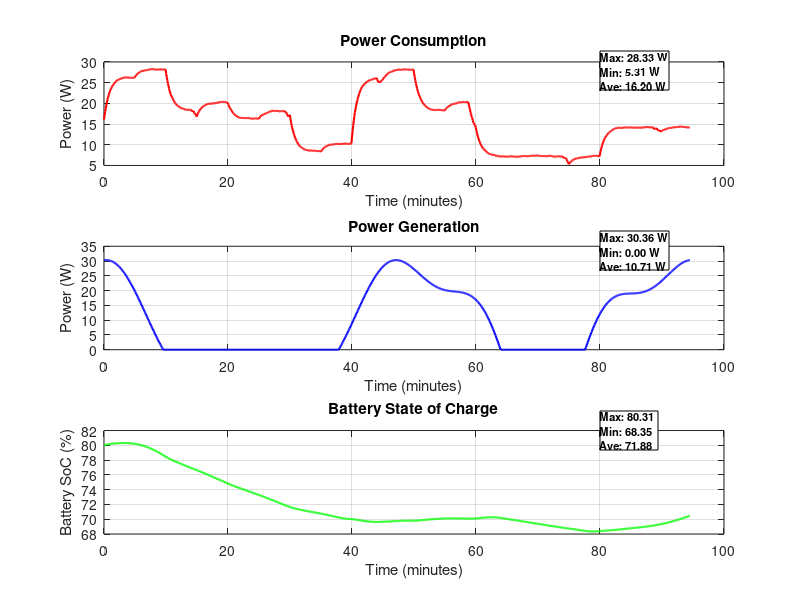

Recreate this plot in MATLAB. (Note: this script raises an error after producing the figure.)
clc;
clear;
close all;

% --- CubeSat Parameters ---
A_deploy_7 = 0.0182; % Area of deployable panel with 7 solar panels (m^2)
A_deploy_4 = 0.0104; % Area of deployable panel with 4 solar panels (m^2)
A_deploy_2 = 0.0052; % Area of deployable panel with 2 solar panels (m^2)
eta_7 = 0.307; % Efficiency of panels with 7 cells
eta_4 = 0.307; % Efficiency of panels with 4 cells
eta_2 = 0.307; % Efficiency of panels with 2 cells

G = 1380.69; % Solar irradiance in space (W/m^2)

% --- Orbital Parameters ---
altitude = 500e3; % Altitude of CubeSat (500 km)
Re = 6371e3; % Earth's radius (m)
T_orbit = 2*pi*sqrt((Re+altitude)^3/3.986e14); % Orbital period (s)
t = linspace(0, T_orbit, 1000); % Time vector
omega = 2*pi/T_orbit; % Orbital angular velocity (rad/s)

% Battery Parameters
battery_capacity = 100; % Battery capacity (Wh)
battery_level = battery_capacity * 0.8; % Start at 80%
charge_efficiency = 0.9; % Charging losses
discharge_efficiency = 1.1; % Discharge losses


% --- Sun Vector (Earth-Centered Inertial) ---
i = 98.6; % Inclination angle (sun-synchronous)
dec = 23.5; % Sun declination angle (Earth axial tilt)

% --- CubeSat Tilt Angles ---
tilt_x = 120;   % X-axis tilt angle in degrees
tilt_z = 1;   % Z-axis tilt angle in degrees
tilt_y = 0; % Y-axis tilt angle (original)

% Rotation matrices for tilts along X, Y, and Z
R_x = [1 0 0; 0 cosd(tilt_x) -sind(tilt_x); 0 sind(tilt_x) cosd(tilt_x)];
R_y = [cosd(tilt_y) 0 sind(tilt_y); 0 1 0; -sind(tilt_y) 0 cosd(tilt_y)];
R_z = [cosd(tilt_z) -sind(tilt_z) 0; sind(tilt_z) cosd(tilt_z) 0; 0 0 1];

% Combined tilt matrix
R_tilt = R_x * R_y * R_z;

% --- Initialize Power Generation Arrays ---
P_gen_deploy_7 = zeros(size(t));
P_gen_deploy_4 = zeros(size(t));
P_gen_deploy_2 = zeros(size(t));
P_total = zeros(size(t));

% --- Simulate CubeSat Attitude Dynamics ---
omega_roll = 2*pi/(T_orbit/4);
omega_pitch = 2*pi/(T_orbit/3);
omega_yaw = 2*pi/(T_orbit/2);

for k = 1:length(t)
    theta = omega * t(k);
    
    % Sun position in ECI
    Sun_ECI = [cos(0) * cosd(dec); sind(0) * cosd(dec); sind(dec)];
    Sun_ECI = Sun_ECI / norm(Sun_ECI);

    % Rotations around the CubeSat axes
    R_roll = [1 0 0; 0 cos(omega_roll*t(k)) -sin(omega_roll*t(k)); 0 sin(omega_roll*t(k)) cos(omega_roll*t(k))];
    R_pitch = [cos(omega_pitch*t(k)) 0 sin(omega_pitch*t(k)); 0 1 0; -sin(omega_pitch*t(k)) 0 cos(omega_pitch*t(k))];
    R_yaw = [cos(omega_yaw*t(k)) -sin(omega_yaw*t(k)) 0; sin(omega_yaw*t(k)) cos(omega_yaw*t(k)) 0; 0 0 1];

    % Combine attitude and tilts
    R_attitude = R_roll * R_pitch * R_yaw * R_tilt;

    % Rotation around the orbital plane
    Rz = [cos(theta) -sin(theta) 0; sin(theta) cos(theta) 0; 0 0 1];
    Sun_body = R_attitude * (Rz * Sun_ECI);

    % Power Generation
    P_gen_deploy_7(k) = 2 * A_deploy_7 * G * eta_7 * max(0, Sun_body(1));
    P_gen_deploy_4(k) = 2 * A_deploy_4 * G * eta_4 * max(0, Sun_body(1));
    P_gen_deploy_2(k) = 4 * A_deploy_2 * G * eta_2 * max(0, Sun_body(1));

    P_total(k) = P_gen_deploy_7(k) + P_gen_deploy_4(k) + P_gen_deploy_2(k);
end

% --- Sunlight and Eclipse Periods ---
eclipse_fraction = 0.3778; % 35% of orbit in eclipse
t_sunlight = T_orbit * (1 - eclipse_fraction);
t_eclipse = T_orbit * eclipse_fraction;

% Create Sunlight-Eclipse Profile
sunlight_flag = ones(size(t)); 
sunlight_flag(t > t_sunlight) = 0; % Eclipse portion

% --- CubeSat Power Consumption ---
P_consumed = zeros(size(t));
smooth_factor = 0.1; % Stronger smoothing
previous_power = 15; % Initial power level

for k = 1:length(t)
    % Base power loads (always on)
    obc_power = 1.0; % OBC (On-Board Computer)
    passive_power = 1.0; % Passive loads

    % Generate a random duty cycle between 80% and 100% for each cycle
    random_duty_cycle = 0.9 + (0.2 * rand()); % Random value between 0.8 and 1.0

    % Compute active duration based on this duty cycle
    cycle_duration = 900; % 15 minutes cycle
    active_duration = random_duty_cycle * cycle_duration;  

    % ADCS Power Update after Adding 4 Panels (20-30% increase)
    increase_factor = 1 + (0.2 + (0.1 * rand())); % Randomize 20-30%

    if mod(t(k), cycle_duration) < active_duration  
    adcs_power = (4.5 + rand()) * increase_factor; % Peak power
    else
    adcs_power = (1.5 + 0.5 * rand()) * increase_factor; % Baseline power
    end

    % Dynamic loads with duty cycle control
    if sunlight_flag(k) == 1  % During Sunlight
        payload_power = 2.0 * mod(floor(t(k) / 300), 2); % On for 5 minutes, off for 5 minutes
        uhf_transmit_power = 8.0 * (mod(floor(t(k) / 600), 2) == 0); % Transmit every 10 min
        x_band_transmit_power = 10.0 * (mod(floor(t(k) / 1200), 2) == 0); % Transmit every 20 min
    else  % During Eclipse
        payload_power = 0; 
        uhf_transmit_power = 1; % low-power beacon mode
        x_band_transmit_power = 7.0 * (mod(floor(t(k) / 1200), 2) == 0); % Reduced power in eclipse
         active_thermal_power = 0; % Lowered thermal load in eclipse
    end

    % During Eclipse (Passive Thermal System Consideration)
    if sunlight_flag(k) == 0  
       passive_thermal_power = -2.0; % Heat loss due to radiation  
    else
       passive_thermal_power = 0; % No heat loss in sunlight  
    end

     % Total power consumption at this time step
    P_temp = obc_power + adcs_power + passive_power + payload_power + uhf_transmit_power + x_band_transmit_power + passive_thermal_power;
    
    % Smooth transitions
    P_consumed(k) = smooth_factor * P_temp + (1 - smooth_factor) * previous_power;
    previous_power = P_consumed(k);
    
  % Battery charge/discharge update (in Wh)
    power_balance = P_total(k) - P_consumed(k); % Net power balance
    energy_change = power_balance * (T_orbit / length(t)) / 3600; % Convert W to Wh
    
    if power_balance > 0
        % Charging mode (limited by battery capacity)
        battery_level = min(battery_capacity, battery_level + energy_change * charge_efficiency);
    else
        % Discharging mode (cannot go below 0 Wh)
        battery_level = max(0, battery_level + energy_change * discharge_efficiency);
    end
    
    battery_energy(k) = battery_level; % Store battery energy in Wh
end

for k = 1:length(t)
    % Check if within 40-60 minutes
  if t(k)/60 >= 40 && t(k)/60 <= 70
    charge_efficiency = 0.95;  % Boost efficiency in this range
  else
    charge_efficiency = 0.9;  % Normal efficiency
  end
    % Compute power balance
    power_balance = P_total(k) - P_consumed(k);

    if (t(k)/60 >= 40) && (t(k)/60 <= 70)
    payload_power = payload_power * 0.8; % Reduce payload power by 20%
    uhf_transmit_power = uhf_transmit_power * 0.8; % Reduce UHF power
    end
battery_energy = zeros(size(t));  
battery_energy(1) = battery_capacity * 0.8;  

for k = 1:length(t)
    power_balance = P_total(k) - P_consumed(k);
    
    if k == 1
        battery_energy(k) = battery_energy(1);  
    else
        battery_energy(k) = max(0, battery_energy(k-1) + (power_balance * discharge_efficiency * (T_orbit / 1000) / 3600));
    end
end
    if (battery_energy(k) < 10) && (t(k)/60 >= 40) && (t(k)/60 <= 70)
    discharge_efficiency = 1.2;  % Increase discharge efficiency
    end
end


% --- Plot Power Consumption ---
figure;
subplot (3,1,1)
plot(t/60, P_consumed, 'r', 'LineWidth', 1.5);
xlabel('Time (minutes)');
ylabel('Power (W)');
title('Power Consumption');
grid on;

% Display stats neatly in the upper-right corner
max_body = max(P_consumed);
min_body = min(P_consumed);
avg_body = mean(P_consumed);
annotation('textbox', [0.75, 0.85, 0.1, 0.1], 'String', ...
    sprintf('Max: %.2f W\nMin: %.2f W\nAve: %.2f W', max_body, min_body, avg_body), ...
    'FontSize', 8, 'FontWeight', 'bold', 'BackgroundColor', 'white');

subplot (3,1,2)
plot(t/60, P_total, 'b', 'LineWidth', 1.5);
xlabel('Time (minutes)');
ylabel('Power (W)');
title('Power Generation');
grid on;

% Display stats neatly in the upper-right corner
max_deploy_7 = max(P_total);
min_deploy_7 = min(P_total);
avg_deploy_7 = mean(P_total);
annotation('textbox', [0.75, 0.55, 0.1, 0.1], 'String', ...
    sprintf('Max: %.2f W\nMin: %.2f W\nAve: %.2f W', max_deploy_7, min_deploy_7, avg_deploy_7), ...
    'FontSize', 8, 'FontWeight', 'bold', 'BackgroundColor', 'white');


subplot(3,1,3) % Battery State of Charge
plot(t/60, battery_energy, 'g', 'LineWidth', 1.5);
xlabel('Time (minutes)');
ylabel('Battery SoC (%)');
title('Battery State of Charge');
grid on;

% Display stats neatly in the upper-right corner
max_deploy_4 = max(battery_energy);
min_deploy_4 = min(battery_energy);
avg_deploy_4 = mean(battery_energy);
annotation('textbox', [0.75, 0.25, 0.1, 0.1], 'String', ...
    sprintf('Max: %.2f \nMin: %.2f \nAve: %.2f ', max_deploy_4, min_deploy_4, avg_deploy_4), ...
    'FontSize', 8, 'FontWeight', 'bold', 'BackgroundColor', 'white');

figure;
yyaxis left
plot(t/60, P_consumed, 'r', 'LineWidth', 1.5);
hold on;
plot(t/60, P_total, 'b', 'LineWidth', 1.5);
xlabel('Time (minutes)');
ylabel('Power (W)');
title('Power Generation, Consumption, and Battery Energy of DSA3C');
legend('Power Consumed', 'Power Generated');
grid on;

yyaxis right
plot(t/60, battery_energy, 'g', 'LineWidth', 1.5);
ylabel('Battery Energy (Wh)');
legend('Power Consumed', 'Power Generated', 'Battery Energy');
hold off;

% --- Display Results ---
disp(['Max Power Generated: ', num2str(max(P_total)), ' W']);
disp(['Min Power Generated: ', num2str(min(P_total)), ' W']);
disp(['Max Power Generated: ', num2str(max(P_consumed)), ' W']);


% --- Plotting Results ---
figure;
subplot(3,1,1);
plot(t/60, P_gen_deploy_7, 'r', 'LineWidth', 1.5);
xlabel('Time (minutes)');
ylabel('Power (W)');
title('Power Generation of Deployable Panels (DSA7)');
grid on;

% Display stats neatly in the upper-right corner
max_body = max(P_gen_deploy_7);
min_body = min(P_gen_deploy_7);
avg_body = mean(P_gen_deploy_7);
annotation('textbox', [0.75, 0.85, 0.1, 0.1], 'String', ...
    sprintf('Max: %.2f W\nMin: %.2f W\nAve: %.2f W', max_body, min_body, avg_body), ...
    'FontSize', 8, 'FontWeight', 'bold', 'BackgroundColor', 'white');

subplot(3,1,2);
plot(t/60, P_gen_deploy_4, 'g', 'LineWidth', 1.5);
xlabel('Time (minutes)');
ylabel('Power (W)');
title('Power Generation of Deployable Panels (DSA4)');
grid on;

% Display stats neatly in the upper-right corner
max_deploy_7 = max(P_gen_deploy_4);
min_deploy_7 = min(P_gen_deploy_4);
avg_deploy_7 = mean(P_gen_deploy_4);
annotation('textbox', [0.75, 0.55, 0.1, 0.1], 'String', ...
    sprintf('Max: %.2f W\nMin: %.2f W\nAve: %.2f W', max_deploy_7, min_deploy_7, avg_deploy_7), ...
    'FontSize', 8, 'FontWeight', 'bold', 'BackgroundColor', 'white');


subplot(3,1,3);
plot(t/60, P_gen_deploy_2, 'b', 'LineWidth', 1.5);
xlabel('Time (minutes)');
ylabel('Power (W)');
title('Power Generation of Deployable Panels (DSA2)');
grid on;

% Display stats neatly in the upper-right corner
max_deploy_4 = max(P_gen_deploy_2);
min_deploy_4 = min(P_gen_deploy_2);
avg_deploy_4 = mean(P_gen_deploy_2);
annotation('textbox', [0.75, 0.25, 0.1, 0.1], 'String', ...
    sprintf('Max: %.2f \nMin: %.2f \nAve: %.2f ', max_deploy_4, min_deploy_4, avg_deploy_4), ...
    'FontSize', 8, 'FontWeight', 'bold', 'BackgroundColor', 'white');



% --- Display Results ---
disp([num2str(max(P_total))]);
disp([num2str(mean(P_total))]);
disp(R_attitude);

% Your R_attitude matrix
R = [R_attitude];

% Check if it's a valid rotation matrix
det_R = det(R);
orthogonality = norm(R' * R - eye(3));

% Display results
disp(['Determinant: ', num2str(det_R)]);
disp(['Orthogonality error (should be close to 0): ', num2str(orthogonality)]);

